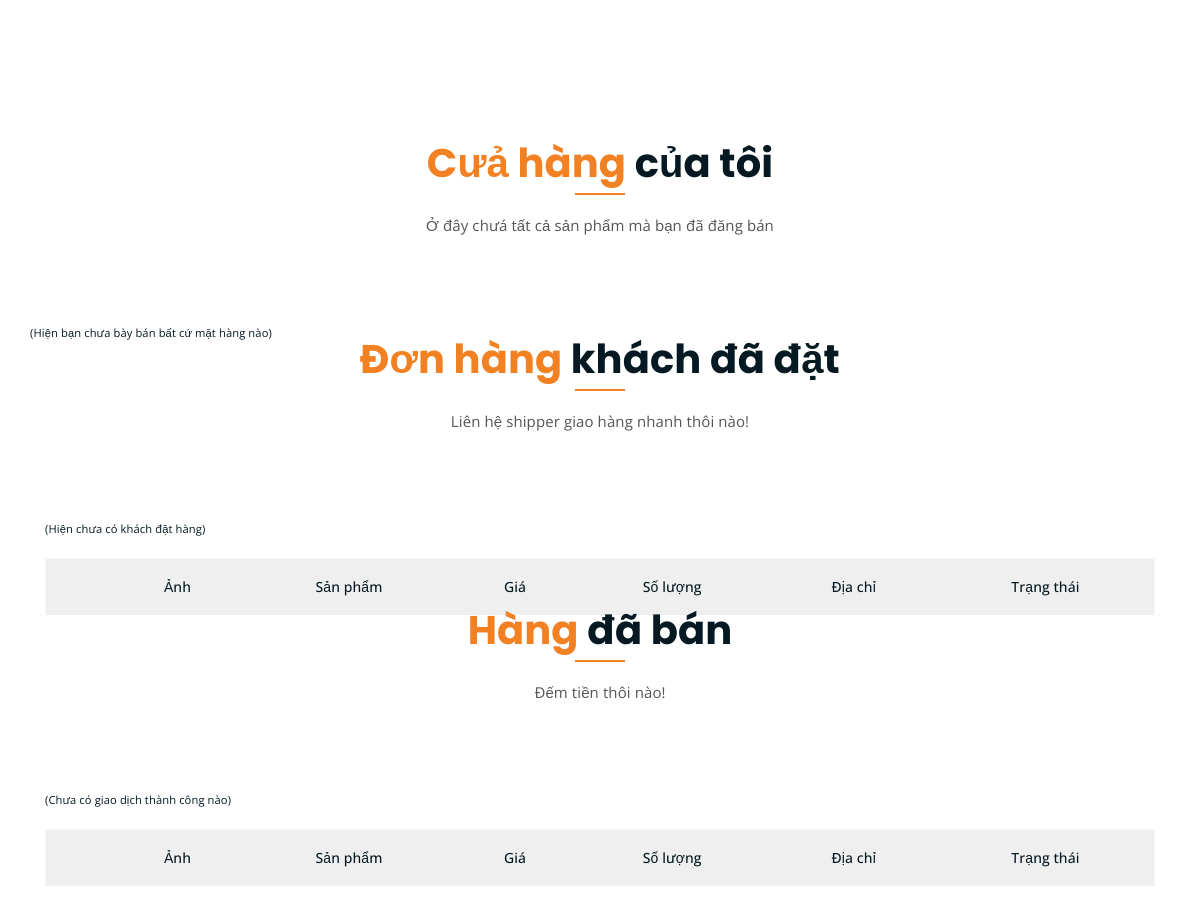
Before: /info/ (signed in, middle part) with the older database file.
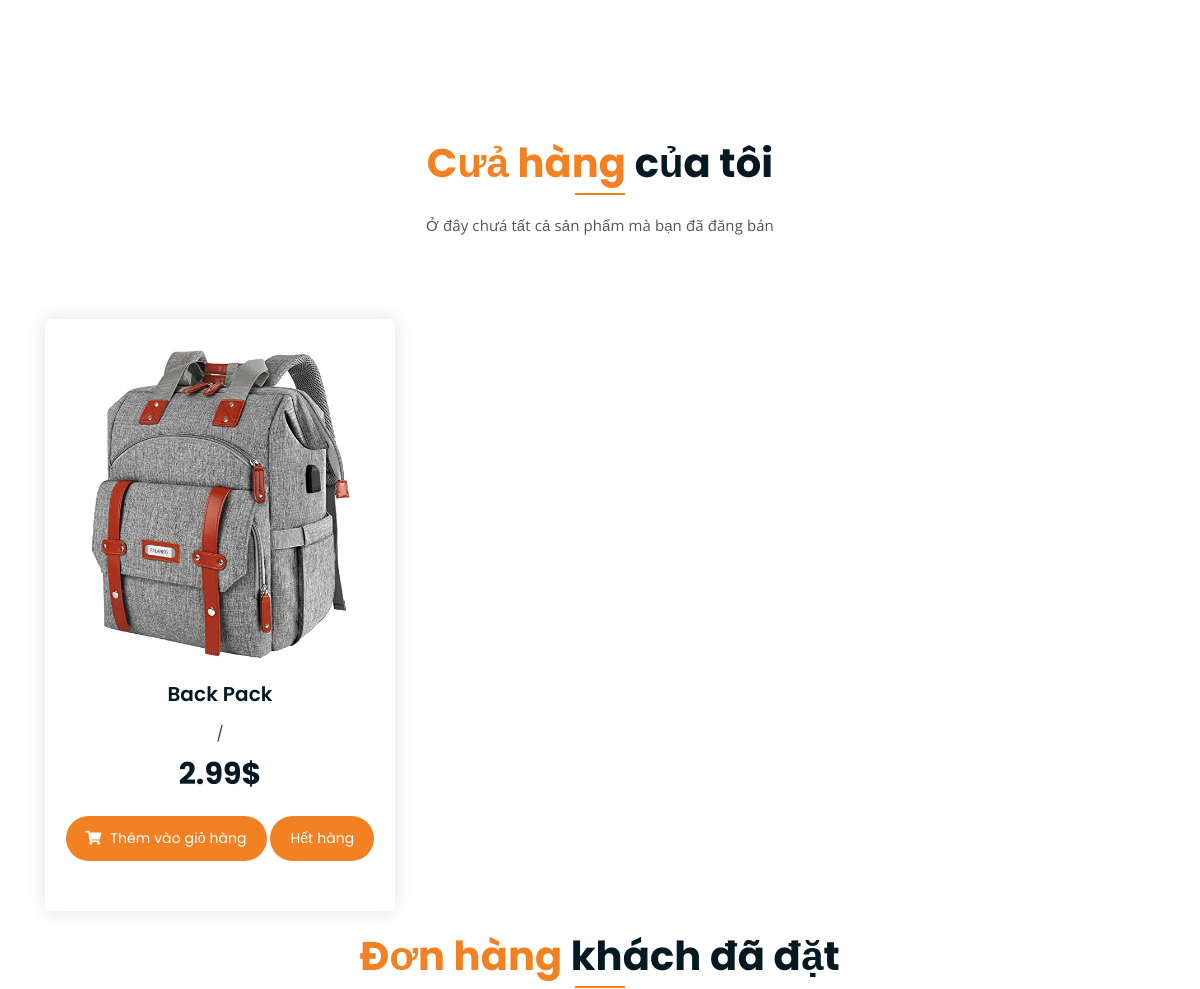
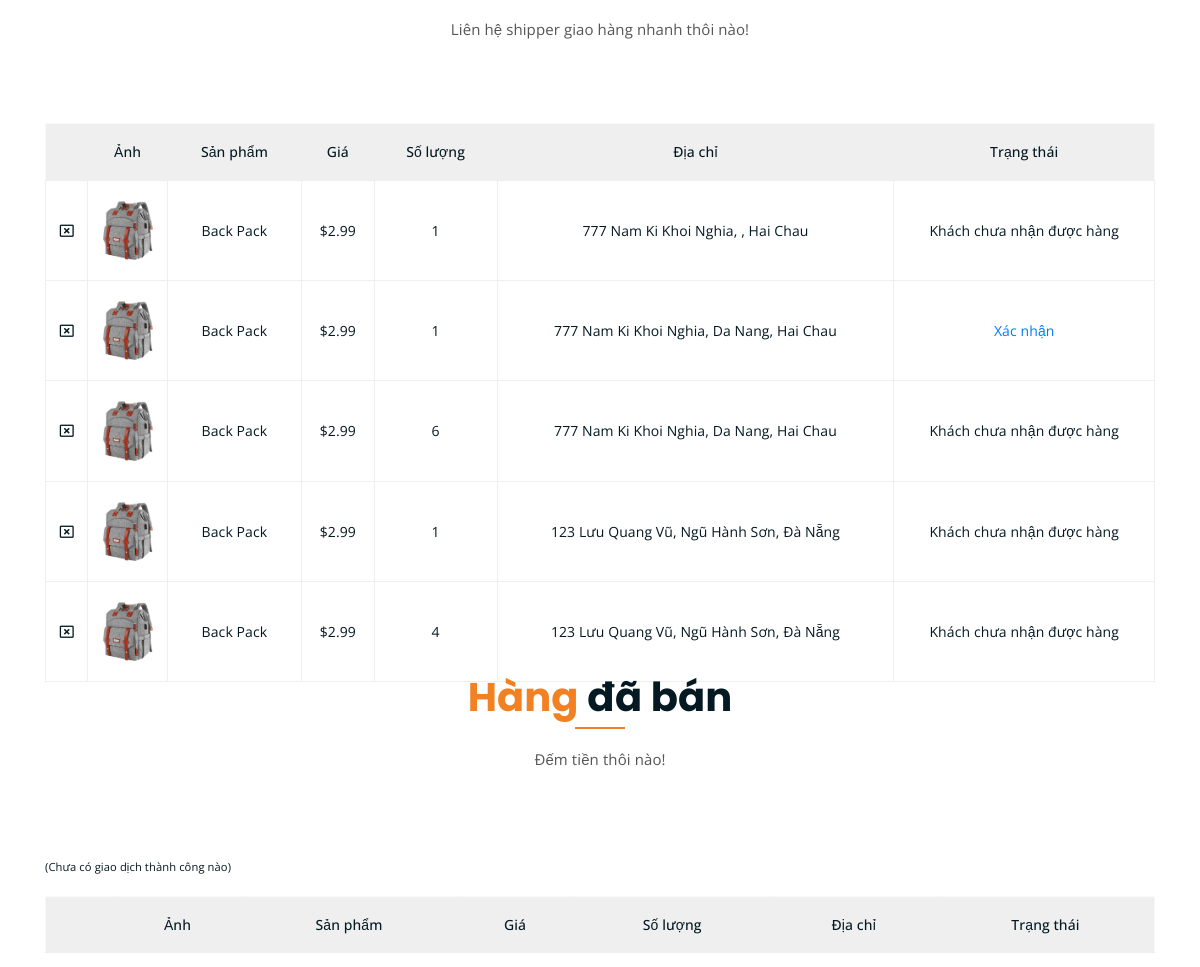
After: the same page with the newer database file (2 pictures, top to bottom).
### store/models.py (models this page shows, shortened)
class Product(models.Model):
    name = models.CharField(max_length=255, null=True)
    description = models.TextField(null=True)
    price = models.FloatField(null=True)
    available = models.BooleanField(default=True, null=True, blank=False)
    image = models.ImageField()
    seller = models.ForeignKey(User, on_delete=CASCADE, null=True)
    tag = models.ManyToManyField(Category, related_name="tag_product", blank=True)
    def __str__(self):
        return self.name

class OrderItem(models.Model):
    product = models.ForeignKey(Product, on_delete=models.CASCADE, null=True, blank=True)
    order = models.ForeignKey(Order, on_delete=models.CASCADE, null=True, blank=True)
    quantity = models.IntegerField(default=1, null=True, blank=True)
    shippingstatus = models.BooleanField(default=False, null=True, blank=False)
    added_date = models.DateTimeField(auto_now_add=True)
    seller = models.ForeignKey(User, on_delete=CASCADE, null=True )

class ShippingAddress(models.Model):
    customer = models.ForeignKey(Customer, on_delete=models.SET_NULL, null=True, blank=True)
    order = models.ForeignKey(Order,  on_delete=models.SET_NULL, null=True, blank=True)
    address = models.CharField(max_length=255, null=True, default=" ")
    district = models.CharField(max_length=55, null=True, default=" ")
    city = models.CharField(max_length=55, null=True, default=" ")
    added_date = models.DateTimeField(auto_now_add=True)
    shippingstatus = models.BooleanField(default=False, null=True, blank=False)
    seller = models.ForeignKey(User, on_delete=models.SET_NULL, null=True, blank=True, related_name="shipping_seller")
    product = models.ManyToManyField(Product, related_name="shipping_product", blank=True)
    orderitems = models.ManyToManyField(OrderItem, related_name="shipping_item", blank=True)

### store/views.py (the view)
# urls.py: path("info/", InfoView.as_view(), name="info"),
class InfoView(LoginRequiredMixin, ListView):
    model = Product
    context_object_name = "products"
    template_name = "store/info.html"
    def get_context_data(self, **kwargs):
        context = super(InfoView, self).get_context_data(**kwargs)
        context['product'] = Product.objects.filter(seller = self.request.user)
        context['shipping'] = ShippingAddress.objects.filter(seller = self.request.user, shippingstatus = False)
        context['shipped'] = ShippingAddress.objects.filter(seller = self.request.user, shippingstatus = True)
        context['order'] = Order.objects.filter(completed = True)
        context['orderitems'] = OrderItem.objects.filter(seller = self.request.user, order_id__in = [o for o in context['order']])
        for i in context['orderitems']:
                print(i.product)
        return context

### store/templates/store/info.html (shortened to what the changed rows need)
{% extends 'store/base.html' %}
{% load static %}
{% block content %}
<div class="product-section mt-150 mb-150">
    <div class="container">
        <div class="row">
            {% for produc in product %}
            <div class="col-lg-4 col-md-6 text-center">
                <div class="single-product-item">
                    <div class="product-image">
                        <a href="{% url 'detail' produc.id %}"><img src="{{ produc.image.url }}" alt=""></a>
                    </div>
                    <h3>{{produc.name}}</h3>
                    <p class="product-price"><span>/</span> {{produc.price}}$ </p>
                    <a href="{% url 'add' produc.id %}" class="cart-btn"><i class="fas fa-shopping-cart"></i> Thêm vào giỏ hàng</a>
                    {% if produc.available == True %}
                    <a href="{% url 'available' produc.id %}" class="boxed-btn">Hết hàng</a>
                    {% else %}
                    <a href="{% url 'available' produc.id %}" class="boxed-btn">Bán Tiếp</a>
                    {% endif %}
                </div>
            </div>
            {% empty %}
            <p><small>(Hiện bạn chưa bày bán bất cứ mặt hàng nào)</small></p>
            {% endfor %}
        </div>
        <div class="row">
            <div class="col-lg-12 col-md-12">
                <div class="cart-table-wrap">
                    <table class="cart-table">
                        <thead class="cart-table-head">
                            <tr class="table-head-row">
                                <th class="product-remove"></th>
                                <th class="product-image">Ảnh</th>
                                <th class="product-name">Sản phẩm</th>
                                <th class="product-price">Giá</th>
                                <th class="product-quantity">Số lượng</th>
                                <th class="product-total">Địa chỉ</th>
                                <th class="product-total">Trạng thái</th>
                            </tr>
                        </thead>
                        <tbody>
                            {% for s in shipping %}
                            {%for n in s.orderitems.all %}
                            <tr class="table-body-row">
                                <td class="product-remove"><a href="#"><i class="far fa-window-close"></i></a></td>
                                <td class="product-image"><img src="{{n.product.image.url}}" alt=""></td>
                                <td class="product-name">{{n.product.name}}</td>
                                <td class="product-price">${{n.product.price}}</td>
                                <td class="product-quantity">{{n.quantity}}</td>
                                <td class="product-total">{{s.address}}, {{s.district}}, {{s.city}}</td>
                                <td>{% if n.shippingstatus == Null %}
                                    <div style="flex:1"><a href="{% url 'confirm' s.id %}">Xác nhận</a></div>
                                    {% else %}
                                    <div style="flex:1"><p>Khách chưa nhận được hàng</p></div>
                                    {% endif %}</td>
                            </tr>
                            {% endfor %}
                            {% empty %}
                                <p><small>(Hiện chưa có khách đặt hàng)</small></p>
                            {% endfor %}
                        </tbody>
                    </table>
                </div>
            </div>
        </div>
        <div class="row">
            <div class="col-lg-12 col-md-12">
                <div class="cart-table-wrap">
                    <table class="cart-table">
                        <thead class="cart-table-head">
                            <tr class="table-head-row">
                                <th class="product-remove"></th>
                                <th class="product-image">Ảnh</th>
                                <th class="product-name">Sản phẩm</th>
                                <th class="product-price">Giá</th>
                                <th class="product-quantity">Số lượng</th>
                                <th class="product-total">Địa chỉ</th>
                                <th class="product-total">Trạng thái</th>
                            </tr>
                        </thead>
                    </table>
                </div>
            </div>
        </div>
    </div>
</div>
{% endblock %}

Changed rows visible on the page:
now on this page (row edited): Product: image (picture), name "Back Pack", price "2.99", available "Hết hàng"
added ShippingAddress: address "777 Nam Ki Khoi Nghia", city "Hai Chau"
added OrderItem: product.image (picture), product.name "Back Pack", product.price "2.99", quantity "1", shippingstatus "Khách chưa nhận được hàng"
added ShippingAddress: address "777 Nam Ki Khoi Nghia", district "Da Nang", city "Hai Chau"
added OrderItem: product.image (picture), product.name "Back Pack", product.price "2.99", quantity "1", shows "Xác nhận"
added ShippingAddress: address "777 Nam Ki Khoi Nghia", district "Da Nang", city "Hai Chau"
added OrderItem: product.image (picture), product.name "Back Pack", product.price "2.99", quantity "6", shippingstatus "Khách chưa nhận được hàng"
added ShippingAddress: address "123 Lưu Quang Vũ", district "Ngũ Hành Sơn", city "Đà Nẵng"
added OrderItem: product.image (picture), product.name "Back Pack", product.price "2.99", quantity "1", shippingstatus "Khách chưa nhận được hàng"
added ShippingAddress: address "123 Lưu Quang Vũ", district "Ngũ Hành Sơn", city "Đà Nẵng"
added OrderItem: product.image (picture), product.name "Back Pack", product.price "2.99", quantity "4", shippingstatus "Khách chưa nhận được hàng"
Other visible differences:
text no longer shown: "(Hiện bạn chưa bày bán bất cứ mặt hàng nào) (Hiện chưa có khách đặt hàng)"
